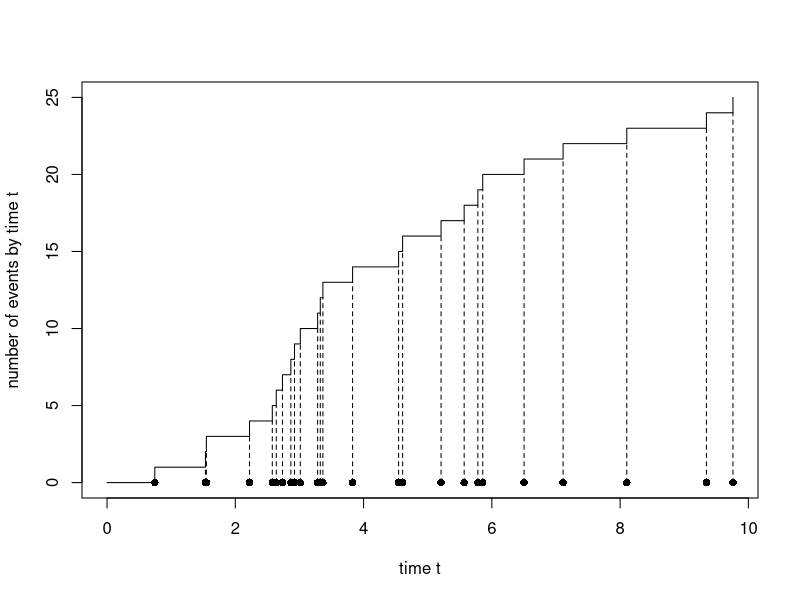
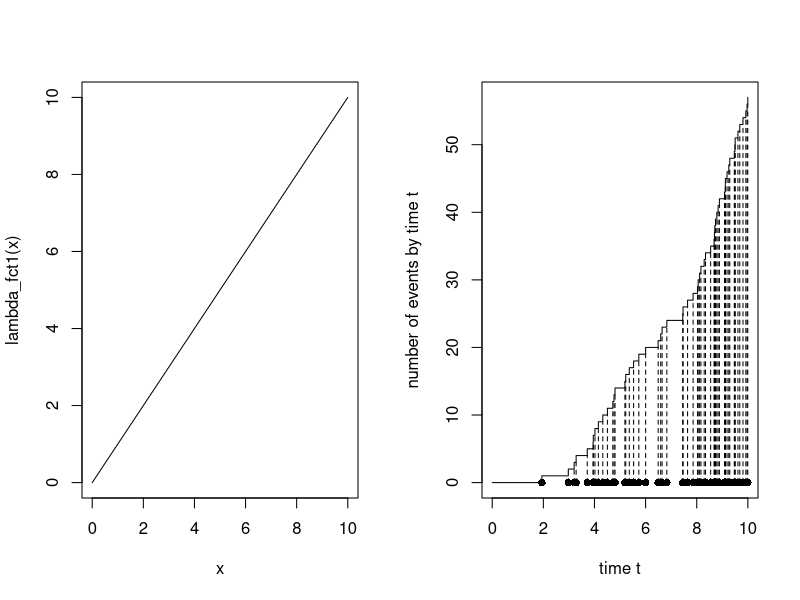
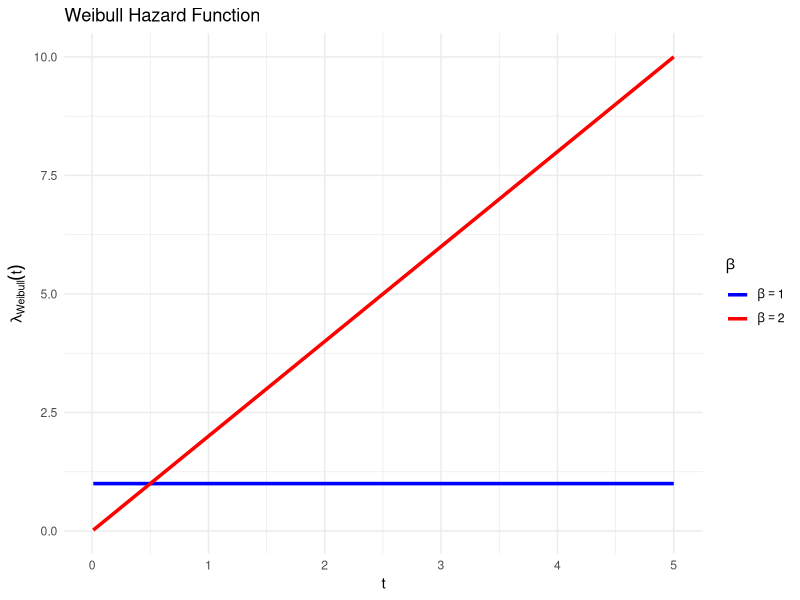
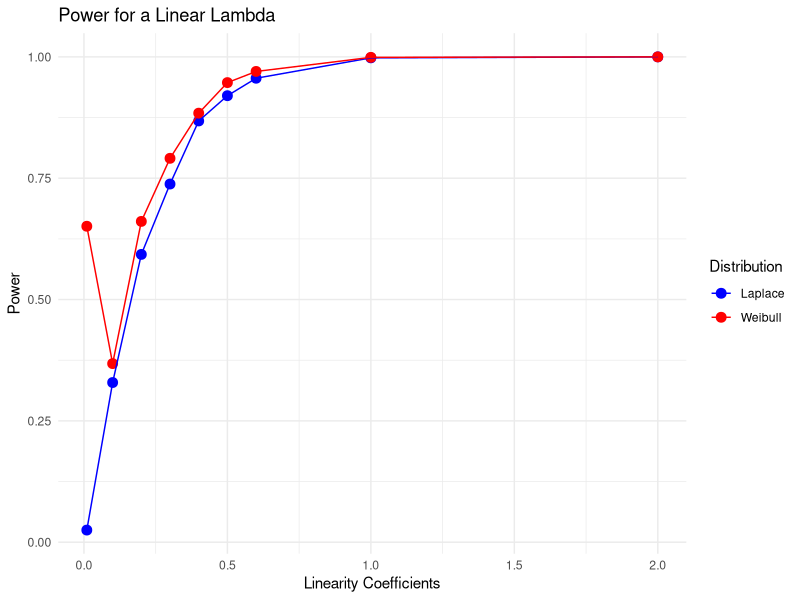
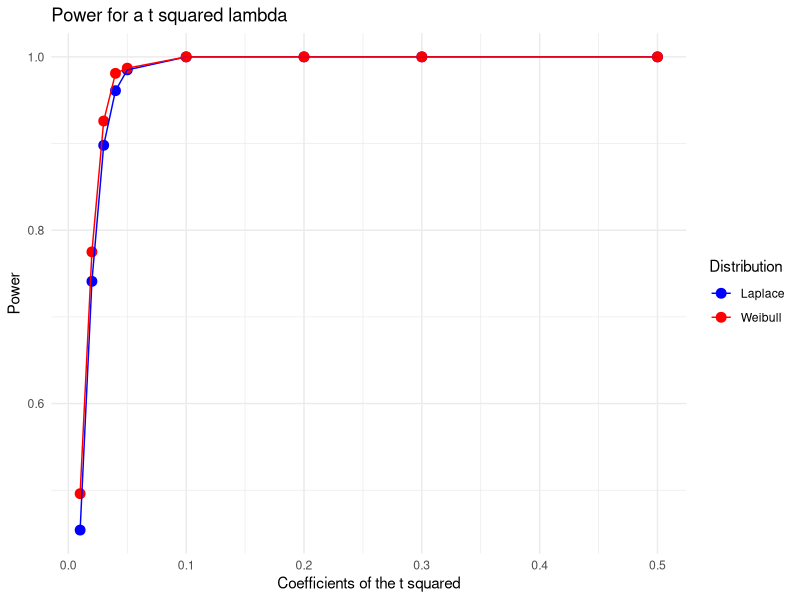

Source code (R) for these figures, in order: (Note: a time limit stopped this script after it produced the figures.)
## ---- chunk 1
simulPPh1 <- function(lambda,T_max,fixed_n=-1)
{
  if (fixed_n==-1) fixed_n= rpois(1, lambda*T_max)
  uniformes <- runif(fixed_n, min = 0, max = T_max)
  temps_arrive = sort(uniformes)

  return(temps_arrive)
}
## ---- chunk 2
plot.PP<- function(PP)
{
  # plot the counting process (with jumps of size 1 (starting at point (0,0))):
  plot(c(0,PP),0:length(PP),type="s",xlab="time t",ylab="number of events by time t")
  # add the arrival times on the horizontal axis: 
  points(PP,0*PP,type="p",pch=16)
  # link arrival times with the counts:
  lines(PP,0:(length(PP)-1),type="h",lty=2)
}
## ---- chunk 3
# Simulation and plot of a homogeneous Poisson process:
PPh1 = simulPPh1(2,10)
plot.PP(PPh1)
## ---- chunk 4
simulPPi = function(lambda_fct,T_max,M,fixed_n=-1)
{
  PPh = simulPPh1(M,T_max,fixed_n)
  n = length(PPh)
  unif = runif(n,0,M)
  val_fct_lamb = lambda_fct(PPh)
  to_return = sort(PPh[unif < val_fct_lamb])
  return(to_return)
}
## ---- chunk 5
simulPPi_asarticle = function(lambda_fct,lambda_inv,T_max,n)
{
  unif = sort(runif(n,0,lambda_fct(T_max)))
  to_return = lambda_inv(unif)
  return(to_return)
}
## ---- chunk 6
T_max=10
lambda_fct1 <- function(t){return(t)}
lambda_fct1_prim <- function(t){return(0.5*t^2)}
lambda_fct1_inv <- function(t){return(sqrt(t*2))}

M1=2*T_max
PPi1 = simulPPi(lambda_fct1,T_max,M1)
print(PPi1)
# plot:
par(mfrow=c(1,2))
curve(lambda_fct1,from=0,to=T_max,n=1000)
plot.PP(PPi1)
simulPPi_asarticle(lambda_fct1_prim,lambda_fct1_inv,T_max,10)
## ---- chunk 7
laplace_stat <- function(arrival_times, T_max) {
  n <- length(arrival_times)
  Y <- sum(arrival_times/T_max) - (n / 2)
  Z <- Y / (sqrt(n / 12))
  return(Z)
}

laplace_test <- function(arrival_times, T_max,alpha){
  X = laplace_stat(arrival_times, T_max)
  pval = 1 - pnorm(X)
  rejete_h0 = (pval < alpha)
  to_return = c(X,pval,rejete_h0)
  return(to_return)
}
## ---- chunk 8
set.seed(18) 
T_max = 10
alpha = 0.05
## ---- chunk 9
PPh1 = simulPPh1(2,T_max)

res = laplace_test(PPh1,T_max,alpha)
print(paste("Rejet de H0 :",res[3]))
print(paste("Stat de test :",res[1]))
print(paste("pvaleur :",res[2]))
## ---- chunk 10
lambda_fct1 <- function(t){return(0.2*t)}

M1=0.2*T_max
PPi1 = simulPPi(lambda_fct1,T_max,M1)

res = laplace_test(PPi1,T_max,alpha)
print(paste("Rejet de H0 :",res[3]))
print(paste("Stat de test :",res[1]))
print(paste("pvaleur :",res[2]))
## ---- chunk 11
calculate_power <- function(test,n_sim, T_max, borne_sup,lambda_func, n =-1, alpha = 0.05) {
  rejections <- 0
  ntot = 0
  for (i in 1:n_sim) {
    PPi1 = simulPPi(lambda_func,T_max,borne_sup,n) 
    Z <- test(PPi1, T_max,alpha)
    if (!is.nan(Z[3]) && !is.na(Z[3])){
      if (Z[3]) {
        rejections <- rejections + 1
      }
      }
  }
  return(rejections / n_sim)
}

calculate_power_asarticle <- function(test,n_sim, T_max, lambda_func,lambda_inv, n, alpha = 0.05) {
  rejections <- 0
  ntot = 0
  for (i in 1:n_sim) {
    PPi1 = simulPPi_asarticle(lambda_func,lambda_inv,T_max,n)
    Z <- test(PPi1, T_max,alpha)
    if (i==1){
      print(PPi1)
    }
    if (!is.nan(Z[3]) && !is.na(Z[3])){
      if (Z[3]) {
        rejections <- rejections + 1
      }
      }
  }
  return(rejections / n_sim)
}
## ---- chunk 12
T_max =10
n_sim=1000
lambda_fct1 <- function(t){return(t+1)}
M1=exp(T_max)

power = calculate_power(laplace_test,n_sim, T_max, M1,lambda_fct1)
power

## ---- chunk 13
weibull_stat <- function(arrival_times, T_max) {
  Z <- 2*sum(log(T_max/arrival_times))
  return(Z)
}

weibull_test <- function(arrival_times, T_max,alpha){
  Zobs = weibull_stat(arrival_times, T_max)
  n=length(arrival_times)
  pval = pchisq(Zobs, df = 2 * n)
  rejete_h0 = (pval < alpha)
  to_return = c(Zobs,pval,rejete_h0)
  return(to_return)
}
## ---- chunk 14
lambda_weibull <- function(theta,Beta,t){
  return ((Beta / theta) * (t / theta)^(Beta - 1))
}
## ---- chunk 15
theta=1
# Définir les valeurs de t
t_values <- seq(0.01, 5, length.out = 500)  # t commence à 0.01 pour éviter t=0 (division par 0)

# Calculer lambda pour Beta = 1 et Beta = 2
lambda_beta1 <- lambda_weibull(theta, Beta = 1, t_values)
lambda_beta2 <- lambda_weibull(theta, Beta = 2, t_values)

# Convertir en data frame pour ggplot
df <- data.frame(
  t = t_values,
  Beta1 = lambda_beta1,
  Beta2 = lambda_beta2
)

# Passer au format long pour ggplot
df_long <- tidyr::pivot_longer(df, cols = c("Beta1", "Beta2"), 
                               names_to = "Beta", 
                               values_to = "Lambda")

# Tracer avec ggplot
library(ggplot2)
ggplot(df_long, aes(x = t, y = Lambda, color = Beta)) +
  geom_line(size = 1.2) +
  labs(title = "Weibull Hazard Function",
       x = "t",
       y = expression(lambda[Weibull](t)),
       color = expression(beta)) +
  theme_minimal() +
  scale_color_manual(values = c("blue", "red"),
                     labels = c(expression(beta == 1), expression(beta == 2)))
## ---- chunk 16
T_max = 10
alpha = 0.05
theta = 1
## ---- chunk 17
lambda_fct1 <- function(t){return(lambda_weibull(theta,1,t))}

M1=lambda_weibull(theta,1,T_max)
PPi1 = simulPPi(lambda_fct1,T_max,M1)

res = weibull_test(PPi1,T_max,alpha)
print(paste("Rejet de H0 :",res[3]))
print(paste("Stat de test :",res[1]))
print(paste("pvaleur :",res[2]))
## ---- chunk 18
b=1.5
lambda_fct1 <- function(t){return(lambda_weibull(theta,b,t))}

M1=lambda_weibull(theta,b,T_max)
PPi1 = simulPPi(lambda_fct1,T_max,M1)

res = weibull_test(PPi1,T_max,alpha)
print(paste("Rejet de H0 :",res[3]))
print(paste("Stat de test :",res[1]))
print(paste("pvaleur :",res[2]))
## ---- chunk 19
coef_list = c(0.01,0.1,0.2,0.3,0.4,0.5,0.6,1,2)
T_max =10
n_sim=1000

powers_laplace = c()
powers_weibull = c()

for (coeff in coef_list) {
  lambda_fct <- function(t){return(lambda_weibull(sqrt(2 / coeff),2,t))} # équivalent à lambda(t) = coeff * t
  M=lambda_fct(T_max)
  powers_laplace[length(powers_laplace) + 1] <- calculate_power(laplace_test,n_sim, T_max, M, lambda_fct)
  powers_weibull[length(powers_weibull) + 1] <- calculate_power(weibull_test,n_sim, T_max, M, lambda_fct)
}
library(ggplot2)

# Convertir en data frame
df <- data.frame(x = coef_list, Laplace = powers_laplace,Weibull = powers_weibull)
df_long <- tidyr::pivot_longer(df, cols = c("Laplace", "Weibull"), 
                               names_to = "Distribution", 
                               values_to = "Power")

# Créer le graphique
ggplot(df_long, aes(x = x, y = Power, color = Distribution, group = Distribution)) +
  geom_point(size = 3) +
  geom_line() +
  labs(title = "Power for a Linear Lambda",
       x = "Linearity Coefficients",
       y = "Power") +
  theme_minimal() +
  scale_color_manual(values = c("blue", "red"))  # Personnaliser les couleurs
theme_minimal()
## ---- chunk 20
coef_list = c(0.01,0.02,0.03,0.04,0.05,0.1,0.2,0.3,0.5)
T_max =10
n_sim=1000

powers_laplace = c()
powers_weibull = c()

for (coeff in coef_list) {
  lambda_fct <- function(t){return(lambda_weibull((3 / coeff)^(1 / 3),3,t))} # équivalent à lambda(t) = coeff * t²
  M=lambda_fct(T_max)
  powers_laplace[length(powers_laplace) + 1] <- calculate_power(laplace_test,n_sim, T_max, M, lambda_fct)
  powers_weibull[length(powers_weibull) + 1] <- calculate_power(weibull_test,n_sim, T_max, M, lambda_fct)
}

# Convertir en data frame
df <- data.frame(x = coef_list, Laplace = powers_laplace,Weibull = powers_weibull)
df_long <- tidyr::pivot_longer(df, cols = c("Laplace", "Weibull"), 
                               names_to = "Distribution", 
                               values_to = "Power")

# Créer le graphique
ggplot(df_long, aes(x = x, y = Power, color = Distribution, group = Distribution)) +
  geom_point(size = 3) +
  geom_line() +
  labs(title = "Power for a t squared lambda",
       x = "Coefficients of the t squared",
       y = "Power") +
  theme_minimal() +
  scale_color_manual(values = c("blue", "red"))  # Personnaliser les couleurs
theme_minimal()
## ---- chunk 21
beta_list = c(1.1,1.2,1.3,1.4,1.5,1.6,1.7,1.8,1.9,2.0,4.0)
T_max =10
n_sim=10000

powers_laplace = c()
powers_weibull = c()

for (b in beta_list) {
  lambda_fct <- function(t){return(lambda_weibull(1,b,t))}
  M=lambda_fct(T_max)
  powers_laplace[length(powers_laplace) + 1] <- calculate_power(laplace_test,n_sim, T_max, M, lambda_fct)
  powers_weibull[length(powers_weibull) + 1] <- calculate_power(weibull_test,n_sim, T_max, M, lambda_fct)
}

# Convertir en data frame
df <- data.frame(x = beta_list, Laplace = powers_laplace,Weibull = powers_weibull)
df_long <- tidyr::pivot_longer(df, cols = c("Laplace", "Weibull"), 
                               names_to = "Distribution", 
                               values_to = "Power")

# Créer le graphique
ggplot(df_long, aes(x = x, y = Power, color = Distribution, group = Distribution)) +
  geom_point(size = 3) +
  geom_line() +
  labs(title = "Power for an exponential lambda",
       x = "Exponential coefficients",
       y = "Power") +
  theme_minimal() +
  scale_color_manual(values = c("blue", "red"))  # Personnaliser les couleurs
theme_minimal()
## ---- chunk 22
beta_list = c(1.0, 2.0, 4.0)
n_list = c(10, 20, 40)
T_max = 1
n_sim = 5000

for (b in beta_list) {
  powers_laplace = c()
  powers_weibull = c()
  
  for (n in n_list) {
    lambda_fct <- function(t) {
      return(lambda_weibull(1, b, t))  # équivalent à lambda(t) = coeff * t
    }
    M = lambda_fct(T_max)
    powers_laplace[length(powers_laplace) + 1] <- calculate_power(laplace_test, n_sim, T_max, M, lambda_fct, n)
    powers_weibull[length(powers_weibull) + 1] <- calculate_power(weibull_test, n_sim, T_max, M, lambda_fct, n)
  }
  
  # Convertir en data frame
  df <- data.frame(x = n_list, Laplace = powers_laplace, Weibull = powers_weibull)
  df_long <- tidyr::pivot_longer(df, cols = c("Laplace", "Weibull"), 
                                 names_to = "Distribution", 
                                 values_to = "Power")
  
  # Créer le graphique
  plot <- ggplot(df_long, aes(x = x, y = Power, color = Distribution, group = Distribution)) +
    geom_point(size = 3) +
    geom_line() +
    labs(title = paste("Power for a Linear Lambda (Beta =", b, ")"),
         x = "Sample Size (n)",
         y = "Power") +
    theme_minimal() +
    scale_color_manual(values = c("blue", "red"))  # Personnaliser les couleurs
  
  # Afficher le graphique
  print(plot)
}



## ---- chunk 23
t_list = c(1.0, 2.0, 4.0)
n_list = c(10, 20, 40)
n_sim = 5000

for (T_max in t_list) {
  powers_laplace = c()
  powers_weibull = c()
  
  for (n in n_list) {
    lambda_fct <- function(t) {
      return(exp(t))  # équivalent à lambda(t) = coeff * t
    }
    M = lambda_fct(T_max)
    powers_laplace[length(powers_laplace) + 1] <- calculate_power(laplace_test, n_sim, T_max, M, lambda_fct, n)
    powers_weibull[length(powers_weibull) + 1] <- calculate_power(weibull_test, n_sim, T_max, M, lambda_fct, n)
  }
  
  # Convertir en data frame
  df <- data.frame(x = n_list, Laplace = powers_laplace, Weibull = powers_weibull)
  df_long <- tidyr::pivot_longer(df, cols = c("Laplace", "Weibull"), 
                                 names_to = "Distribution", 
                                 values_to = "Power")
  
  # Créer le graphique
  plot <- ggplot(df_long, aes(x = x, y = Power, color = Distribution, group = Distribution)) +
    geom_point(size = 3) +
    geom_line() +
    labs(title = paste("Power for an exponential Lambda (T_max =", T_max, ")"),
         x = "Sample Size (n)",
         y = "Power") +
    theme_minimal() +
    scale_color_manual(values = c("blue", "red"))  # Personnaliser les couleurs
  
  # Afficher le graphique
  print(plot)
}



## ---- chunk 24
t_list = c(10, 15, 25)
n_list = c(10, 20, 40)
n_sim = 5000

for (T_max in t_list) {
  powers_laplace = c()
  powers_weibull = c()
  
  for (n in n_list) {
    lambda_fct <- function(t) {
      return(log(1+t))  # équivalent à lambda(t) = coeff * t
    }
    M = lambda_fct(T_max)
    powers_laplace[length(powers_laplace) + 1] <- calculate_power(laplace_test, n_sim, T_max, M, lambda_fct, n)
    powers_weibull[length(powers_weibull) + 1] <- calculate_power(weibull_test, n_sim, T_max, M, lambda_fct, n)
  }
  
  # Convertir en data frame
  df <- data.frame(x = n_list, Laplace = powers_laplace, Weibull = powers_weibull)
  df_long <- tidyr::pivot_longer(df, cols = c("Laplace", "Weibull"), 
                                 names_to = "Distribution", 
                                 values_to = "Power")
  
  # Créer le graphique
  plot <- ggplot(df_long, aes(x = x, y = Power, color = Distribution, group = Distribution)) +
    geom_point(size = 3) +
    geom_line() +
    labs(title = paste("Power for an log Lambda (T_max =", T_max, ")"),
         x = "Sample Size (n)",
         y = "Power") +
    theme_minimal() +
    scale_color_manual(values = c("blue", "red"))  # Personnaliser les couleurs
  
  # Afficher le graphique
  print(plot)
}
## ---- chunk 25
to_list = c(1/3, 1/2, 2/3)
n_list = c(10, 20, 40)
n_sim = 1000
T_max=1

for (to in to_list) {
  powers_laplace = c()
  powers_weibull = c()
  
  for (n in n_list) {
    lambda_fct <- function(t) {
      c <- ifelse(t > to, 2, 1)
      return(c)
    }
    M = lambda_fct(T_max)
    powers_laplace[length(powers_laplace) + 1] <- calculate_power(laplace_test, n_sim, T_max, M, lambda_fct, n)
    powers_weibull[length(powers_weibull) + 1] <- calculate_power(weibull_test, n_sim, T_max, M, lambda_fct, n)
  }
  
  # Convertir en data frame
  df <- data.frame(x = n_list, Laplace = powers_laplace, Weibull = powers_weibull)
  df_long <- tidyr::pivot_longer(df, cols = c("Laplace", "Weibull"), 
                                 names_to = "Distribution", 
                                 values_to = "Power")
  
  # Créer le graphique
  plot <- ggplot(df_long, aes(x = x, y = Power, color = Distribution, group = Distribution)) +
    geom_point(size = 3) +
    geom_line() +
    labs(title = paste("Power for an step function intensity (Tho =", to, ")"),
         x = "Sample Size (n)",
         y = "Power") +
    theme_minimal() +
    scale_color_manual(values = c("blue", "red"))  # Personnaliser les couleurs
  
  # Afficher le graphique
  print(plot)
}
## ---- chunk 26
library(ggplot2)
beta_list = c(1.0, 2.0, 4.0)
n_list = c(10, 20, 40)
T_max = 1
n_sim = 5000

for (b in beta_list) {
  powers_laplace = c()
  powers_weibull = c()
  
  for (n in n_list) {
    lambda_func <- function(t) {
      return(t^b) 
    }
    lambda_inv <- function(y){
      return(y^(1/b))
    }
    powers_laplace[length(powers_laplace) + 1] <- calculate_power_asarticle(laplace_test, n_sim, T_max,lambda_func,lambda_inv, n)
    powers_weibull[length(powers_weibull) + 1] <- calculate_power_asarticle(weibull_test, n_sim, T_max, lambda_func,lambda_inv, n)
  }
  
  # Convertir en data frame
  df <- data.frame(x = n_list, Laplace = powers_laplace, Weibull = powers_weibull)
  df_long <- tidyr::pivot_longer(df, cols = c("Laplace", "Weibull"), 
                                 names_to = "Distribution", 
                                 values_to = "Power")
  
  # Créer le graphique
  plot <- ggplot(df_long, aes(x = x, y = Power, color = Distribution, group = Distribution)) +
    geom_point(size = 3) +
    geom_line() +
    labs(title = paste("Power for a Linear Lambda (Beta =", b, ")"),
         x = "Sample Size (n)",
         y = "Power") +
    theme_minimal() +
    scale_color_manual(values = c("blue", "red"))  # Personnaliser les couleurs
  
  # Afficher le graphique
  print(plot)
}

## ---- chunk 27
t_list = c(1.0, 2.0, 4.0)
n_list = c(10, 20, 40)
n_sim = 5000

for (T_max in t_list) {
  powers_laplace = c()
  powers_weibull = c()
  
  for (n in n_list) {
    lambda_func <- function(t) {
      return(exp(t)-1) 
    }
    lambda_inv <- function(y){
      return(log(y+1))
    }
    powers_laplace[length(powers_laplace) + 1] <- calculate_power_asarticle(laplace_test, n_sim, T_max,lambda_func,lambda_inv, n)
    powers_weibull[length(powers_weibull) + 1] <- calculate_power_asarticle(weibull_test, n_sim, T_max, lambda_func,lambda_inv, n)
  }
  
  # Convertir en data frame
  df <- data.frame(x = n_list, Laplace = powers_laplace, Weibull = powers_weibull)
  df_long <- tidyr::pivot_longer(df, cols = c("Laplace", "Weibull"), 
                                 names_to = "Distribution", 
                                 values_to = "Power")
  
  # Créer le graphique
  plot <- ggplot(df_long, aes(x = x, y = Power, color = Distribution, group = Distribution)) +
    geom_point(size = 3) +
    geom_line() +
    labs(title = paste("Power for an exponential Lambda (T_max =", T_max, ")"),
         x = "Sample Size (n)",
         y = "Power") +
    theme_minimal() +
    scale_color_manual(values = c("blue", "red"))  # Personnaliser les couleurs
  
  # Afficher le graphique
  print(plot)
}
## ---- chunk 28
t_list = c(10, 15, 25)
n_list = c(10, 20, 40)
n_sim = 5000

for (T_max in t_list) {
  powers_laplace = c()
  powers_weibull = c()
  
  for (n in n_list) {
    lambda_func <- function(t) {
      return((1 + t) * log(1 + t) - t) 
    }
 
    
    lambda_inv <- function(y){
      optim_res <- optimize(f= (function(x) abs(lambda_func(x) - y)), interval = c(0, 25))
      return(optim_res$minimum)
    }
    powers_laplace[length(powers_laplace) + 1] <- calculate_power_asarticle(laplace_test, n_sim, T_max,lambda_func,lambda_inv, n)
    powers_weibull[length(powers_weibull) + 1] <- calculate_power_asarticle(weibull_test, n_sim, T_max, lambda_func,lambda_inv, n)
  }
  
  # Convertir en data frame
  df <- data.frame(x = n_list, Laplace = powers_laplace, Weibull = powers_weibull)
  df_long <- tidyr::pivot_longer(df, cols = c("Laplace", "Weibull"), 
                                 names_to = "Distribution", 
                                 values_to = "Power")
  
  # Créer le graphique
  plot <- ggplot(df_long, aes(x = x, y = Power, color = Distribution, group = Distribution)) +
    geom_point(size = 3) +
    geom_line() +
    labs(title = paste("Power for an log Lambda (T_max =", T_max, ")"),
         x = "Sample Size (n)",
         y = "Power") +
    theme_minimal() +
    scale_color_manual(values = c("blue", "red"))  # Personnaliser les couleurs
  
  # Afficher le graphique
  print(plot)
}
## ---- chunk 29
to_list = c(1/3, 1/2, 2/3)
n_list = c(10, 20, 40)
n_sim = 1000
T_max=1

for (to in to_list) {
  powers_laplace = c()
  powers_weibull = c()
  
  for (n in n_list) {

    lambda_func <- function(t) {
      return(ifelse(t > to, 2*t - to, t)) 
    }
    lambda_inv <- function(y){
      return(ifelse(y > to,(y + to)/2, y))
    }
    powers_laplace[length(powers_laplace) + 1] <- calculate_power_asarticle(laplace_test, n_sim, T_max,lambda_func,lambda_inv, n)
    powers_weibull[length(powers_weibull) + 1] <- calculate_power_asarticle(weibull_test, n_sim, T_max, lambda_func,lambda_inv, n)
  }
  
  # Convertir en data frame
  df <- data.frame(x = n_list, Laplace = powers_laplace, Weibull = powers_weibull)
  df_long <- tidyr::pivot_longer(df, cols = c("Laplace", "Weibull"), 
                                 names_to = "Distribution", 
                                 values_to = "Power")
  
  # Créer le graphique
  plot <- ggplot(df_long, aes(x = x, y = Power, color = Distribution, group = Distribution)) +
    geom_point(size = 3) +
    geom_line() +
    labs(title = paste("Power for an step function intensity (Tho =", to, ")"),
         x = "Sample Size (n)",
         y = "Power") +
    theme_minimal() +
    scale_color_manual(values = c("blue", "red"))  # Personnaliser les couleurs
  
  # Afficher le graphique
  print(plot)
}
